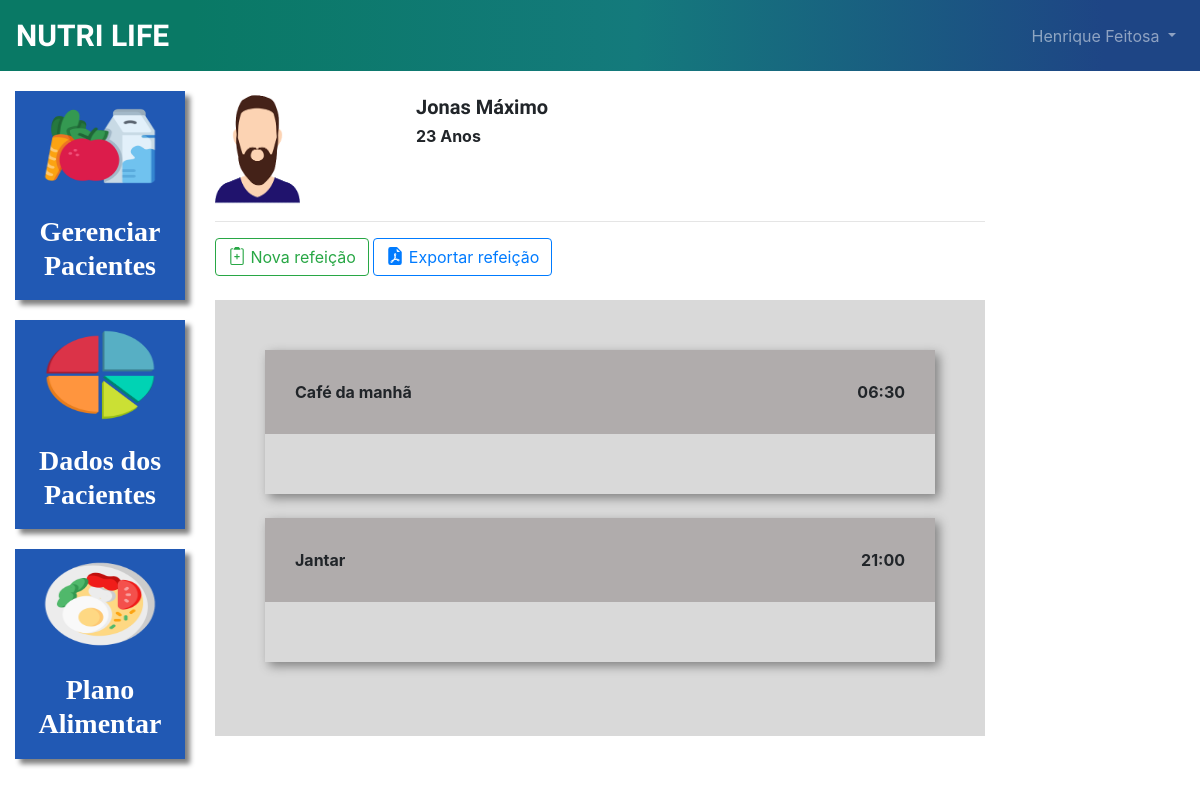
Page /plano_alimentar/3/ (signed in) on the committed database.
### plataforma/models.py (models this page shows, shortened)
class Pacientes(models.Model):
    objects = None
    choices_sexo = (('F', 'Feminino'),
                    ('M', 'Maculino'))
    nome = models.CharField(max_length=50)
    sexo = models.CharField(max_length=1, choices=choices_sexo)
    idade = models.IntegerField()
    email = models.EmailField()
    telefone = models.CharField(max_length=19)
    nutri = models.ForeignKey(User, on_delete=models.CASCADE)

class Refeicao(models.Model):
    paciente = models.ForeignKey(Pacientes, on_delete=models.CASCADE)
    titulo = models.CharField(max_length=50)
    horario = models.TimeField()
    carboidratos = models.IntegerField()
    proteinas = models.IntegerField()
    gorduras = models.IntegerField()

### plataforma/views.py (the view)
# urls.py: path('plano_alimentar/<str:id>/', views.plano_alimentar, name="plano_alimentar"),
def plano_alimentar(request, id):
    paciente = get_object_or_404(Pacientes, id=id)
    if not paciente.nutri == request.user:
        messages.add_message(request, constants.ERROR, 'Esse paciente não é seu')
        return redirect('/dados_paciente/')
    if request.method == "GET":
        r1 = Refeicao.objects.filter(paciente=paciente).order_by("horario")
        opcao = Opcao.objects.all()
        return render(request, 'plano_alimentar.html', {'paciente': paciente, 'refeicao': r1, 'opcao': opcao})

### plataforma/templates/plano_alimentar.html (shortened to what this page needs)
{% extends 'base_plataforma.html' %}
{% load static %}
{% block 'plataforma' %}
    <br>
    <div class="row">
        <div class="col-md-3">
                {% if paciente.sexo == "M" %}
                <img src="{% static 'plataforma/img/contato_m.png' %}" width="85px" height="110px">
            {% else %}
                <img src="{% static 'plataforma/img/contato_f.png' %}" width="85px" height="110px">
            {% endif %}
        </div>
        <div class="col-md-3 dados descricao">
            <h5 class="dados" style="font-family: 'Zen Dots', cursive;">{{paciente.nome}}</h5>
            <h6 class="dados">{{paciente.idade}} Anos</h6>
        </div>
    </div>
    <hr>
    <button type="button" onclick="exibe_refeicao()" class="btn btn-outline-success" data-toggle="modal" data-target="#modal">
 Nova refeição
    </button>
    <button type="button" onclick="exibe_opcao()" class="btn btn-outline-primary" ><a href="{% url 'gera_pdf' paciente.id %}" >
 Exportar refeição</a>
    </button>
    <br>
    <br>
    <div class="fundo-alimentar">
        {% for re in refeicao %}
        <div class="refeicao">
            <div class="head-refeicao">
                <span>{{re.titulo}}</span>
                <span style="float: right;">{{re.horario}}</span>
            </div>
            <div class="body-refeicao">
            </div>
        </div>
        <br>
        {% endfor %}
    </div>
{% endblock%}

### templates/base.html (shortened to what this page needs)
{% load static %}
<!doctype html>
<html lang="pt-BR">
  <head>
    {% block 'head' %}{% endblock  %}
    <link rel="stylesheet" href="https://cdn.jsdelivr.net/npm/bootstrap@4.6.1/dist/css/bootstrap.min.css">
    <link rel="stylesheet" href="https://cdn.jsdelivr.net/npm/bootstrap@4.0.0/dist/css/bootstrap.min.css">
      <link rel="stylesheet" href="{% static 'autenticacao/css/css.css' %}">
  </head>
  <body>
    {% if user.is_authenticated %}
      <nav style="background-image: linear-gradient(90deg, rgba(9,121,101,1) 16%, rgba(20,122,124,1) 53%, rgba(30,69,133,1) 92%);" class="navbar navbar-expand-lg navbar-dark">
        <a  style="font-weight: bold; font-family: Skranji, cursive; font-size: 30px"    class="navbar-brand" href="{% url 'pacientes' %}">NUTRI LIFE</a>
          <div class="collapse navbar-collapse" id="navbarNavDropdown" >
              <ul class="navbar-nav ml-auto" >
                        <li class="nav-item dropdown" >
                                <a   class="nav-link dropdown-toggle" href="#" id="navbarDropdownMenuLink" data-toggle="dropdown" aria-haspopup="true" aria-expanded="false">
                                    {{user.username}}
                                </a>
                        </li>
                    </ul>
          </div>
      </nav>
    {% endif %}
    {% block 'body' %}{% endblock  %}
  </body>
</html>

### templates/static/plataforma/css/css.css (style rules this page uses)
svg { margin-top: -5px; }
.dados { font-weight: bold; }
.descricao { margin-left: -12%; }
@media (max-width: 1300px) { .descricao { margin-left: 1px; } }

### templates/static/plataforma/css/plano_alimentar.css (style rules this page uses)
.fundo-alimentar { background-color: #D9D9D9; padding: 50px; }
.refeicao { box-shadow: 4px 4px 10px gray; }
.head-refeicao { background-color: #B0ACAC; padding: 30px; font-weight: bold; }
.body-refeicao { padding: 30px; font-weight: bold; }

### rows in the picture
Pacientes: nome "Jonas Máximo", idade "23"
Refeicao: titulo "Café da manhã", horario "06:30"
Refeicao: titulo "Jantar", horario "21:00"

### other values in the picture
{{ user.username }} "Henrique Feitosa"
